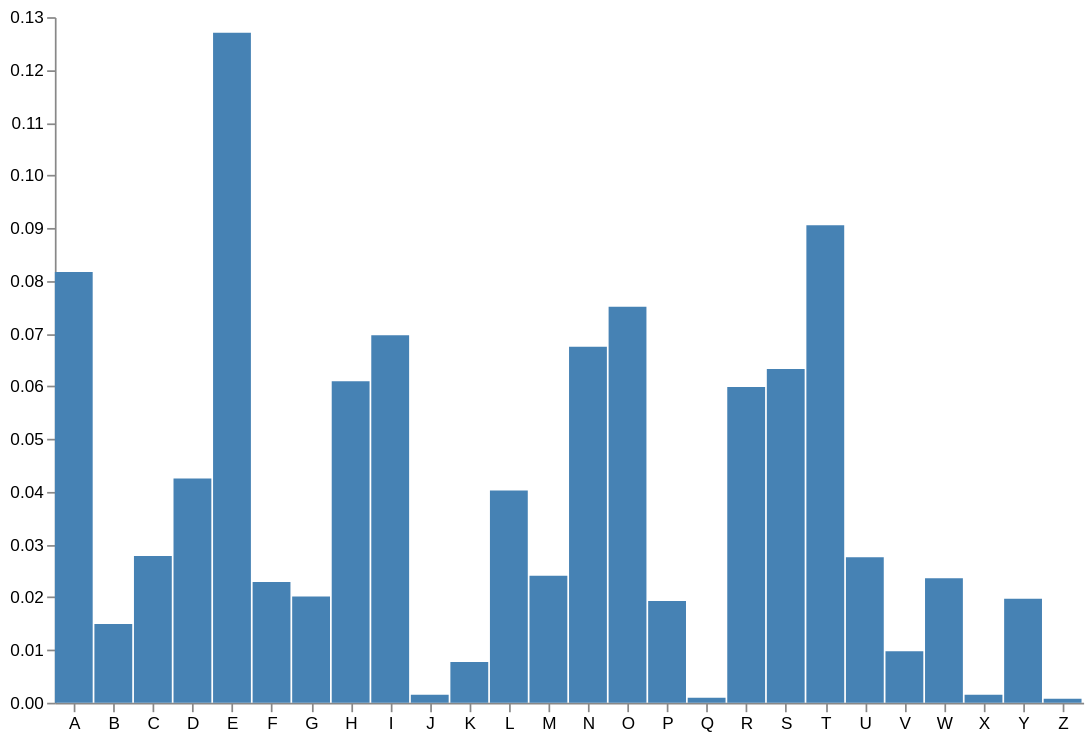

The Vega-Lite source for this figure:
### Vega specification from a JSON file in a GitHub repository (floating-point values rounded to 4 significant figures)
{"$schema": "https://vega.github.io/schema/vega/v5.json", "width": 600, "height": 400, "padding": 5, "data": [{"name": "source", "values": [{"letter": "A", "value": 0.08167}, {"letter": "B", "value": 0.01492}, {"letter": "C", "value": 0.02782}, {"letter": "D", "value": 0.04253}, {"letter": "E", "value": 0.127}, {"letter": "F", "value": 0.02288}, {"letter": "G", "value": 0.02015}, {"letter": "H", "value": 0.06094}, {"letter": "I", "value": 0.06966}, {"letter": "J", "value": 0.00153}, {"letter": "K", "value": 0.00772}, {"letter": "L", "value": 0.04025}, {"letter": "M", "value": 0.02406}, {"letter": "N", "value": 0.06749}, {"letter": "O", "value": 0.07507}, {"letter": "P", "value": 0.01929}, {"letter": "Q", "value": 0.00095}, {"letter": "R", "value": 0.05987}, {"letter": "S", "value": 0.06327}, {"letter": "T", "value": 0.09056}, {"letter": "U", "value": 0.02758}, {"letter": "V", "value": 0.00978}, {"letter": "W", "value": 0.0236}, {"letter": "X", "value": 0.0015}, {"letter": "Y", "value": 0.01974}, {"letter": "Z", "value": 0.00074}]}], "signals": [{"name": "clicked", "value": null, "on": [{"events": "click", "update": "datum.letter"}]}], "scales": [{"name": "xscale", "type": "band", "domain": {"data": "source", "field": "letter"}, "range": "width"}, {"name": "yscale", "domain": {"data": "source", "field": "value"}, "nice": true, "range": "height"}], "axes": [{"orient": "bottom", "scale": "xscale"}, {"orient": "left", "scale": "yscale"}], "marks": [{"type": "rect", "from": {"data": "source"}, "encode": {"enter": {"x": {"scale": "xscale", "field": "letter"}, "width": {"scale": "xscale", "band": 1, "offset": -1}, "y": {"scale": "yscale", "field": "value"}, "y2": {"scale": "yscale", "value": 0}, "fill": {"value": "steelblue"}, "cursor": {"value": "pointer"}}, "update": {"fill": [{"test": "datum.letter === clicked", "value": "firebrick"}, {"value": "steelblue"}]}}}]}
